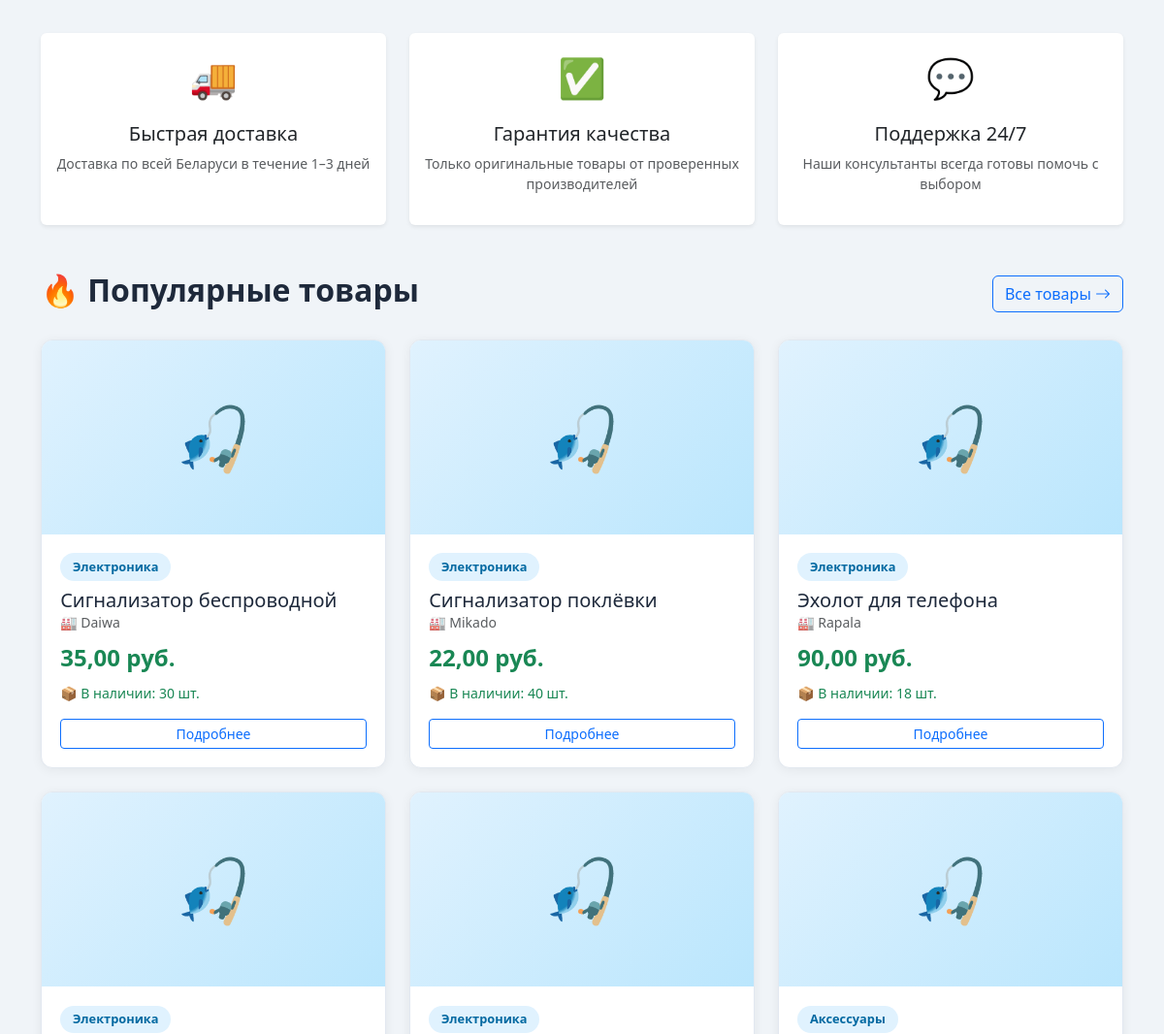
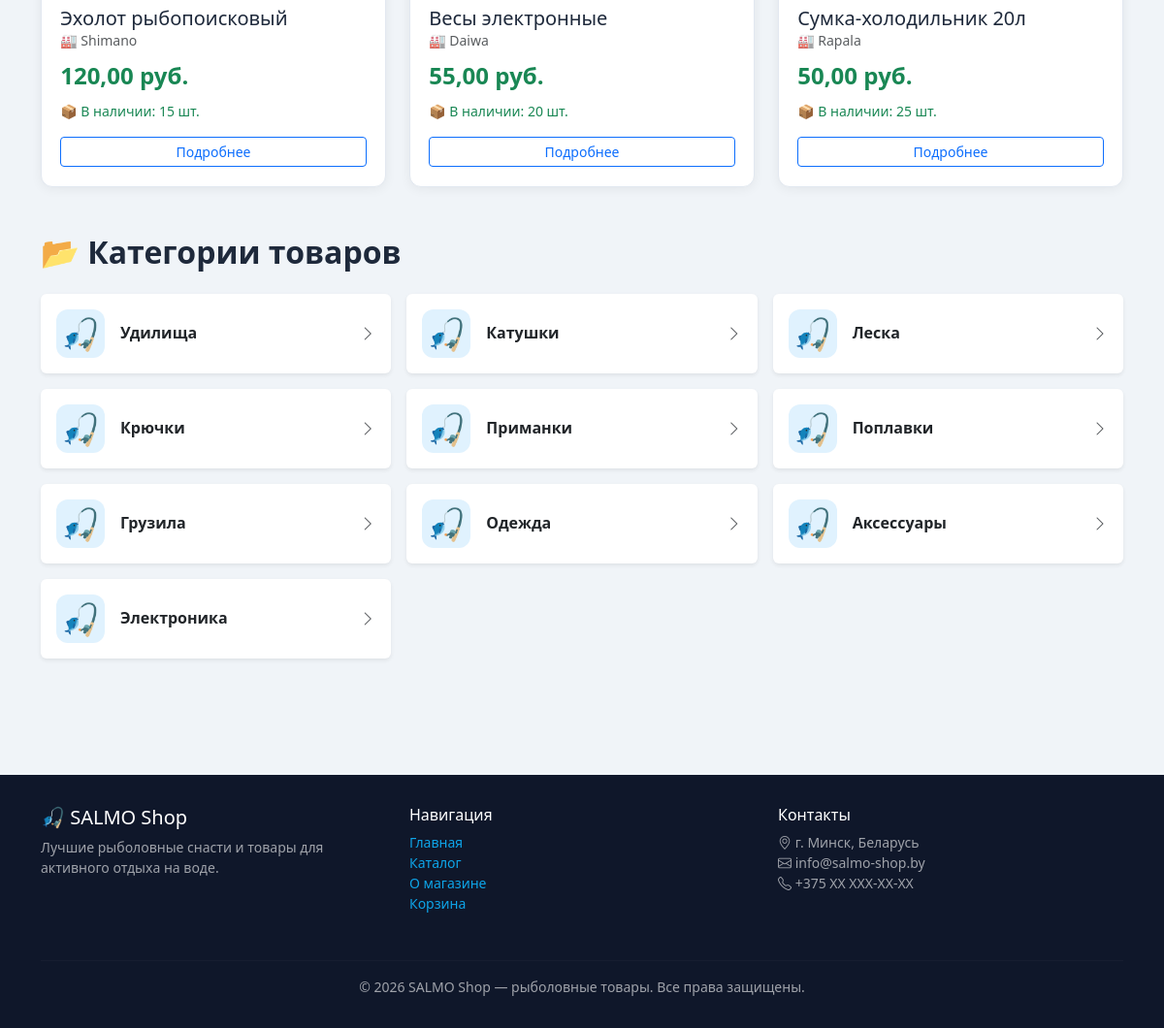
The app's page / (lower part), older data (2 pictures, top to bottom).
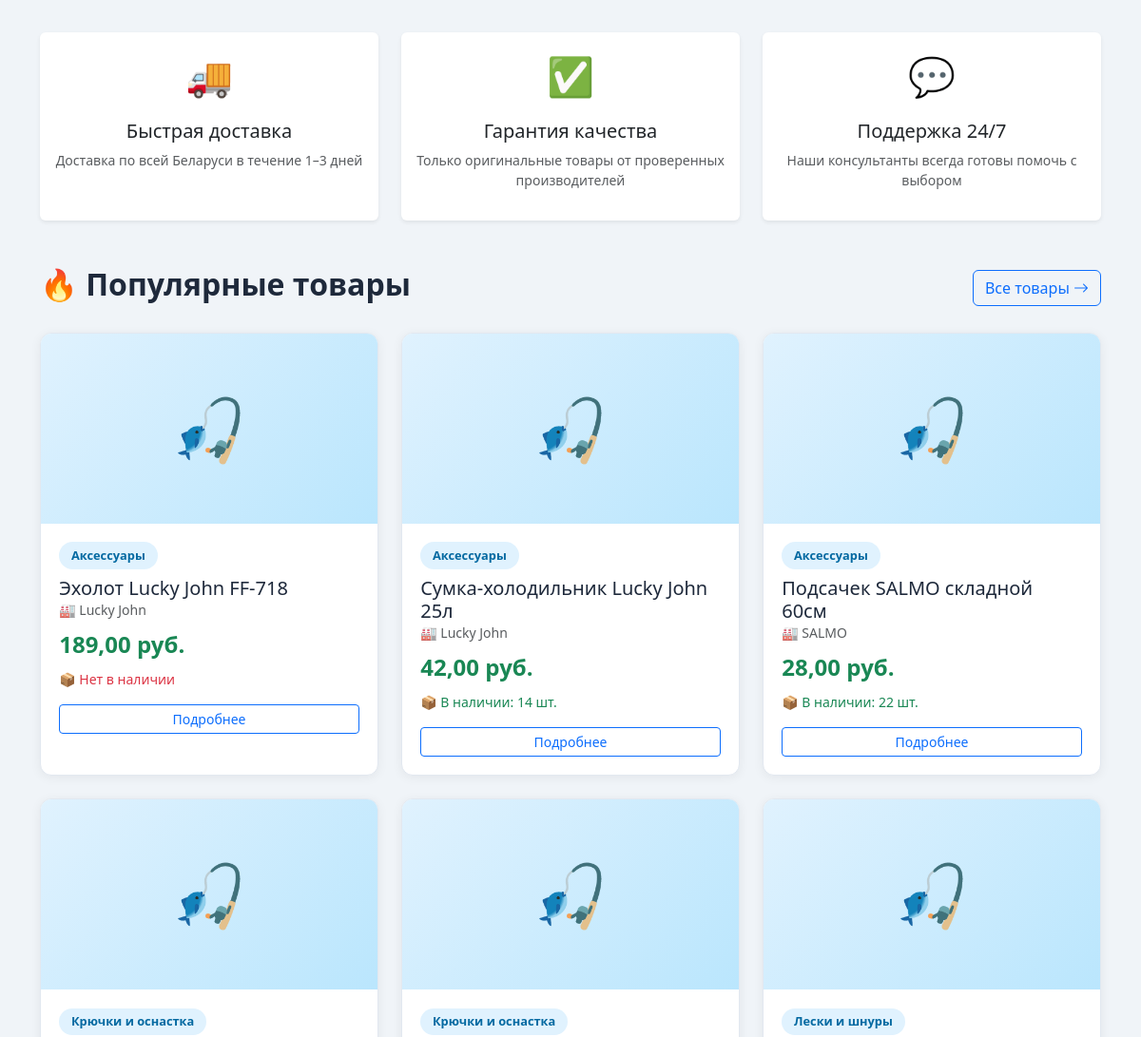
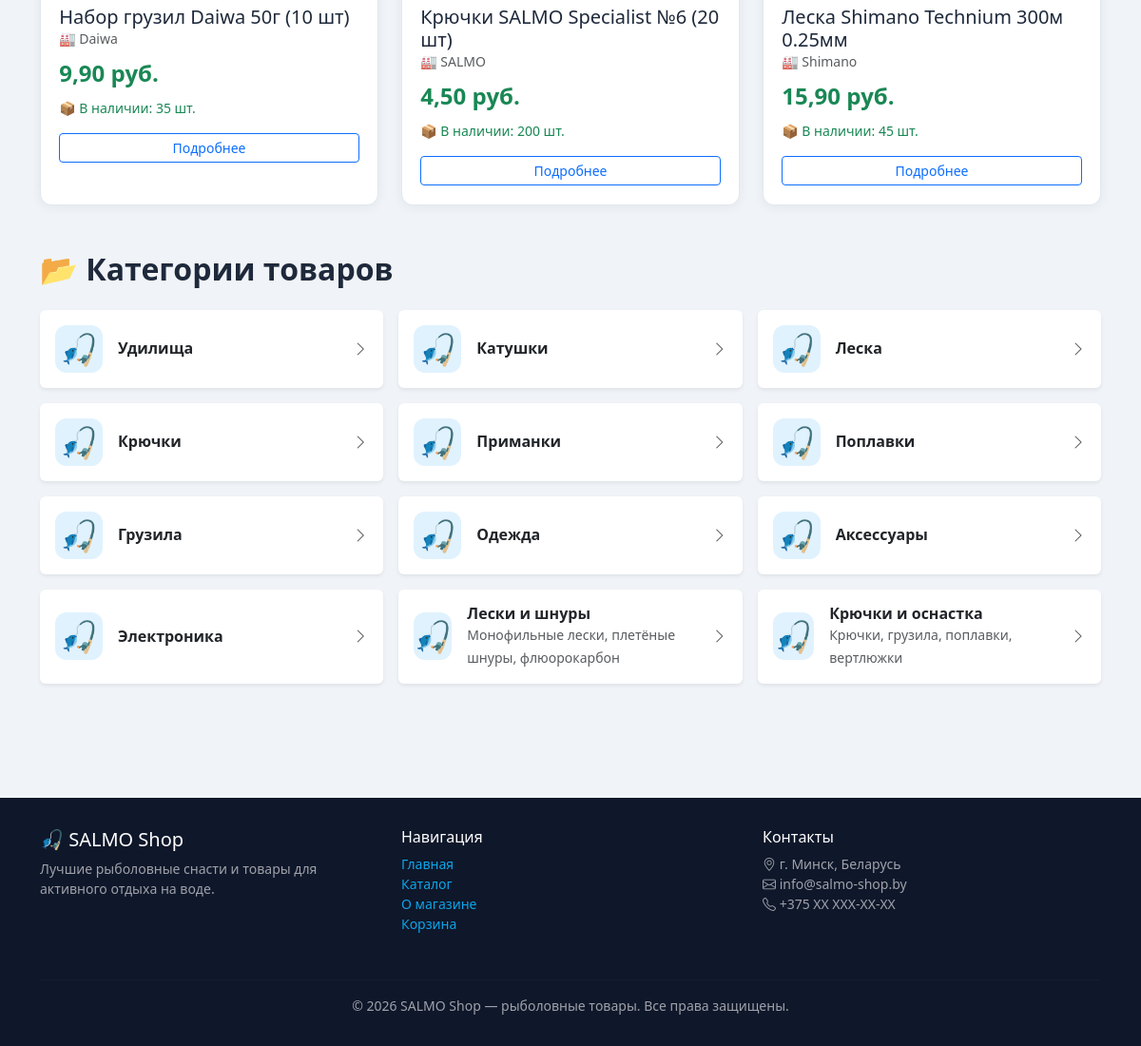
The same page, newer data (2 pictures, top to bottom).
### shop/models.py (models this page shows, shortened)
class Product(models.Model):
    name = models.CharField(max_length=200, verbose_name="Название")
    description = models.TextField(verbose_name="Описание")
    photo = models.ImageField(upload_to='products/', blank=True, null=True, verbose_name="Фото товара")
    price = models.DecimalField(max_digits=10, decimal_places=2, verbose_name="Цена")
    stock_quantity = models.IntegerField(verbose_name="Количество на складе")
    category = models.ForeignKey(Category, on_delete=models.CASCADE, verbose_name="Категория")
    manufacturer = models.ForeignKey(Manufacturer, on_delete=models.CASCADE, verbose_name="Производитель")
    class Meta:
        verbose_name = "Товар"
        verbose_name_plural = "Товары"

class Category(models.Model):
    name = models.CharField(max_length=100, verbose_name="Название")
    description = models.TextField(blank=True, null=True, verbose_name="Описание")
    class Meta:
        verbose_name = "Категория товара"
        verbose_name_plural = "Категории товаров"

class Manufacturer(models.Model):
    name = models.CharField(max_length=100, verbose_name="Название")
    country = models.CharField(max_length=100, verbose_name="Страна")
    description = models.TextField(blank=True, null=True, verbose_name="Описание")
    class Meta:
        verbose_name = "Производитель"
        verbose_name_plural = "Производители"

### shop/views.py (the view)
# urls.py: 2. Add a URL to urlpatterns:  path('', views.home, name='home')
def home(request):
    popular_products = Product.objects.order_by('-id')[:6]
    categories = Category.objects.all()
    return render(request, 'home.html', {
        'popular_products': popular_products,
        'categories': categories,
        'cart_count': _cart_count(request),
    })

### shop/views.py (called while the page is built)
def _cart_count(request):
    if not request.user.is_authenticated:
        return 0
    cart = _get_cart(request)
    result = cart.cartitem_set.aggregate(total=Sum('quantity'))
    return result['total'] or 0

### templates/home.html (shortened to what this page needs)
{% extends "base.html" %}
{% load static %}
{% block content %}
<div class="row g-4 mb-5">
    <div class="col-md-4">
        <div class="card h-100 text-center border-0 shadow-sm">
            <div class="card-body">
                <div style="font-size:2.5rem;" class="mb-3">🚚</div>
                <h5>Быстрая доставка</h5>
                <p class="text-muted small">Доставка по всей Беларуси в течение 1–3 дней</p>
            </div>
        </div>
    </div>
    <div class="col-md-4">
        <div class="card h-100 text-center border-0 shadow-sm">
            <div class="card-body">
                <div style="font-size:2.5rem;" class="mb-3">✅</div>
                <h5>Гарантия качества</h5>
                <p class="text-muted small">Только оригинальные товары от проверенных производителей</p>
            </div>
        </div>
    </div>
    <div class="col-md-4">
        <div class="card h-100 text-center border-0 shadow-sm">
            <div class="card-body">
                <div style="font-size:2.5rem;" class="mb-3">💬</div>
                <h5>Поддержка 24/7</h5>
                <p class="text-muted small">Наши консультанты всегда готовы помочь с выбором</p>
            </div>
        </div>
    </div>
</div>
{% if popular_products %}
<section class="mb-5">
    <div class="d-flex justify-content-between align-items-center mb-4">
        <h2 class="fw-bold">🔥 Популярные товары</h2>
        <a href="/catalog/" class="btn btn-outline-primary">Все товары <i class="bi bi-arrow-right"></i></a>
    </div>
    <div class="row g-4">
        {% for product in popular_products %}
        <div class="col-md-4">
            <div class="product-card h-100">
                <div class="card-img-top">
                    {% if product.photo %}
                    <img src="{{ product.photo.url }}" alt="{{ product.name }}" style="width:100%;height:100%;object-fit:cover;">
                    {% else %}
                    🎣
                    {% endif %}
                </div>
                <div class="card-body">
                    <span class="category-badge">{{ product.category.name }}</span>
                    <h5 class="card-title mt-2">{{ product.name }}</h5>
                    <p class="text-muted small mb-2">🏭 {{ product.manufacturer.name }}</p>
                    <p class="fw-bold fs-4 text-success mb-2">{{ product.price }} руб.</p>
                    <p class="small {% if product.stock_quantity > 0 %}text-success{% else %}text-danger{% endif %}">
                        📦 {% if product.stock_quantity > 0 %}В наличии: {{ product.stock_quantity }} шт.{% else %}Нет в наличии{% endif %}
                    </p>
                    <a href="/catalog/{{ product.pk }}/" class="btn btn-outline-primary btn-sm w-100">Подробнее</a>
                </div>
            </div>
        </div>
        {% endfor %}
    </div>
</section>
{% endif %}
{% if categories %}
<section class="mb-5">
    <h2 class="fw-bold mb-4">📂 Категории товаров</h2>
    <div class="row g-3">
        {% for cat in categories %}
        <div class="col-md-4 col-sm-6">
            <a href="/catalog/?category={{ cat.id }}" class="card border-0 shadow-sm text-decoration-none h-100">
                <div class="card-body d-flex align-items-center gap-3">
                    <div style="font-size:2rem; width:50px; height:50px; background:#e0f2fe; border-radius:12px;
                                display:flex; align-items:center; justify-content:center;">
                        🎣
                    </div>
                    <div>
                        <h6 class="mb-0 fw-bold">{{ cat.name }}</h6>
                        {% if cat.description %}
                        <small class="text-muted">{{ cat.description|truncatewords:8 }}</small>
                        {% endif %}
                    </div>
                    <i class="bi bi-chevron-right ms-auto text-muted"></i>
                </div>
            </a>
        </div>
        {% endfor %}
    </div>
</section>
{% endif %}
{% endblock %}

Row changes from the older to the newer data that the page shows:
no longer on this page (row unchanged): Product: category.name "Электроника", name "Сигнализатор беспроводной", manufacturer.name "Daiwa", price "35,00", stock_quantity "30"
no longer on this page (row unchanged): Product: category.name "Электроника", name "Сигнализатор поклёвки", manufacturer.name "Mikado", price "22,00", stock_quantity "40"
no longer on this page (row unchanged): Product: category.name "Электроника", name "Эхолот для телефона", manufacturer.name "Rapala", price "90,00", stock_quantity "18"
no longer on this page (row unchanged): Product: category.name "Электроника", name "Эхолот рыбопоисковый", manufacturer.name "Shimano", price "120,00", stock_quantity "15"
no longer on this page (row unchanged): Product: category.name "Электроника", name "Весы электронные", manufacturer.name "Daiwa", price "55,00", stock_quantity "20"
no longer on this page (row unchanged): Product: category.name "Аксессуары", name "Сумка-холодильник 20л", manufacturer.name "Rapala", price "50,00", stock_quantity "25"
added Product: category.name "Аксессуары", name "Эхолот Lucky John FF-718", manufacturer.name "Lucky John", price "189,00", stock_quantity "Нет в наличии"
added Product: category.name "Аксессуары", name "Сумка-холодильник Lucky John 25л", manufacturer.name "Lucky John", price "42,00", stock_quantity "14"
added Product: category.name "Аксессуары", name "Подсачек SALMO складной 60см", manufacturer.name "SALMO", price "28,00", stock_quantity "22"
added Product: category.name "Крючки и оснастка", name "Набор грузил Daiwa 50г (10 шт)", manufacturer.name "Daiwa", price "9,90", stock_quantity "35"
added Product: category.name "Крючки и оснастка", name "Крючки SALMO Specialist №6 (20 шт)", manufacturer.name "SALMO", price "4,50", stock_quantity "200"
added Product: category.name "Лески и шнуры", name "Леска Shimano Technium 300м 0.25мм", manufacturer.name "Shimano", price "15,90", stock_quantity "45"
added Category: name "Лески и шнуры", description "Монофильные лески, плетёные шнуры, флюорокарбон"
added Category: name "Крючки и оснастка", description "Крючки, грузила, поплавки, вертлюжки"
